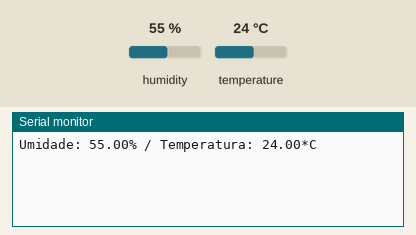
A sketch run on a simulated Arduino Uno, built with avr-gcc and run on an emulated ATmega328P. Parts: the last lines printed to the serial monitor. The test bench sets the inputs (shaded band); at power-on: humidity 55 %, temperature 24 °C.

Above: at 3.2 s.
3.3 s: humidity set to 22 %
At 5.1 s:
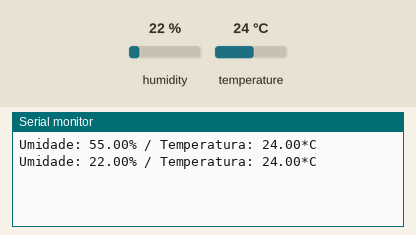
6.0 s: temperature set to 12 °C
At 7.5 s:
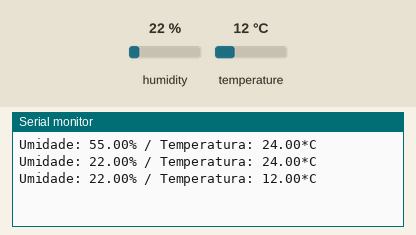
8.7 s: humidity set to 40 %
At 11.1 s:
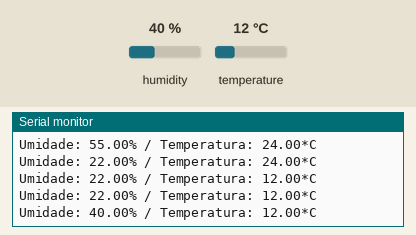
Timing chart, 0 to 12.6 s (numbered marks = the images above; inputs shaded):
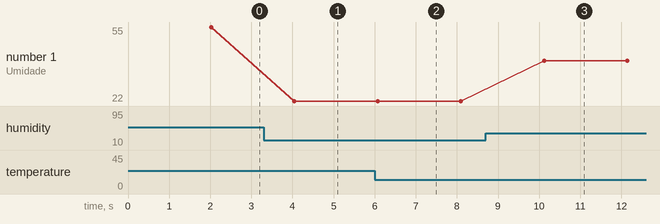

The sketch:

codigo-arduino-dht11.ino
```cpp
#include "dht.h" //Incluindo biblioteca do sensot DHT11

const int pinoDHT11 = A0; //Definição do pino utilizado pelo sensor DHT11

dht DHT; //Definição do nome do sensor DHT

void setup(){
  Serial.begin(9600); //Inicializa o monitor serial com taxa de atualização de 9600 bits por segundo
  delay(2000); //Tempo de espera antes do laço iniciar
}

void loop(){
  DHT.read11(pinoDHT11); //Realiza a leitura do sensor
  Serial.print("Umidade: ");
  Serial.print(DHT.humidity); //Imprime no monitor serial o valor da umidade em porcentagem
  Serial.print("%");
  Serial.print(" / Temperatura: ");
  Serial.print(DHT.temperature, 2); //Imprime no monitor serial o valor da temperatura com 2 casas decimais
  Serial.println("*C");
  delay(2000); //Tempo de espera antes do laço se repetir
}
```

Measured:
- after the input at 3.3 s, the serial monitor: prints a new line after 0.75 s (image 1)
- after the input at 6.0 s, the serial monitor: prints a new line after 0.07 s (image 2)
- after the input at 8.7 s, the serial monitor: prints a new line after 1.4 s (image 3)
- plotted number 1: 55 → 22 after the input at 3.3 s, 22 → 40 after the input at 8.7 s
